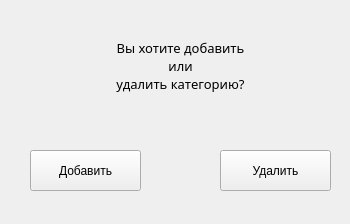
<?xml version="1.0" encoding="UTF-8"?>
<ui version="4.0">
 <class>Form</class>
 <widget class="QWidget" name="Form">
  <property name="geometry">
   <rect>
    <x>0</x>
    <y>0</y>
    <width>350</width>
    <height>224</height>
   </rect>
  </property>
  <property name="windowTitle">
   <string>Form</string>
  </property>
  <widget class="QLabel" name="info_label">
   <property name="geometry">
    <rect>
     <x>30</x>
     <y>30</y>
     <width>301</width>
     <height>71</height>
    </rect>
   </property>
   <property name="font">
    <font>
     <family>Segoe Print</family>
     <pointsize>10</pointsize>
     <weight>50</weight>
     <bold>false</bold>
    </font>
   </property>
   <property name="text">
    <string>Вы хотите добавить
или
удалить категорию?</string>
   </property>
   <property name="alignment">
    <set>Qt::AlignCenter</set>
   </property>
  </widget>
  <widget class="QPushButton" name="add_category_button">
   <property name="geometry">
    <rect>
     <x>30</x>
     <y>150</y>
     <width>111</width>
     <height>41</height>
    </rect>
   </property>
   <property name="text">
    <string>Добавить</string>
   </property>
  </widget>
  <widget class="QPushButton" name="del_category_button">
   <property name="geometry">
    <rect>
     <x>220</x>
     <y>150</y>
     <width>111</width>
     <height>41</height>
    </rect>
   </property>
   <property name="text">
    <string>Удалить</string>
   </property>
  </widget>
 </widget>
 <resources/>
 <connections/>
</ui>
